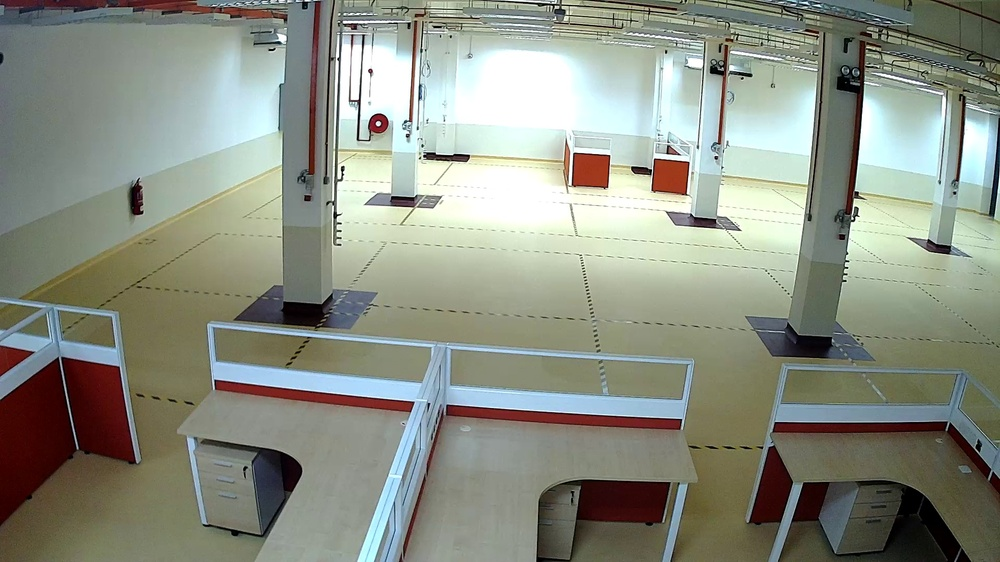
#> input picture dataset/Image.101.jpg, 1000 x 562 px, shrunk from 1920 x 1080 before the run; its folder holds 4 pictures in this run
$ python trainer.py
#> lines starting #> are read from the running program, lines starting #| are printed output that depends on the picture
import os
import cv2
import numpy as np
from PIL import Image

recognizer = cv2.face.LBPHFaceRecognizer_create()
path = 'dataset'

if not os.path.exists('./recognizer'):
    os.makedirs('./recognizer')


def getImagesWithID(path):
#> called with path = 'dataset'
  imagePaths = [os.path.join(path,f) for f in os.listdir(path)]
  faces = []
  IDs = []

  for imagePath in imagePaths:
    faceImg = Image.open(imagePath).convert('L')
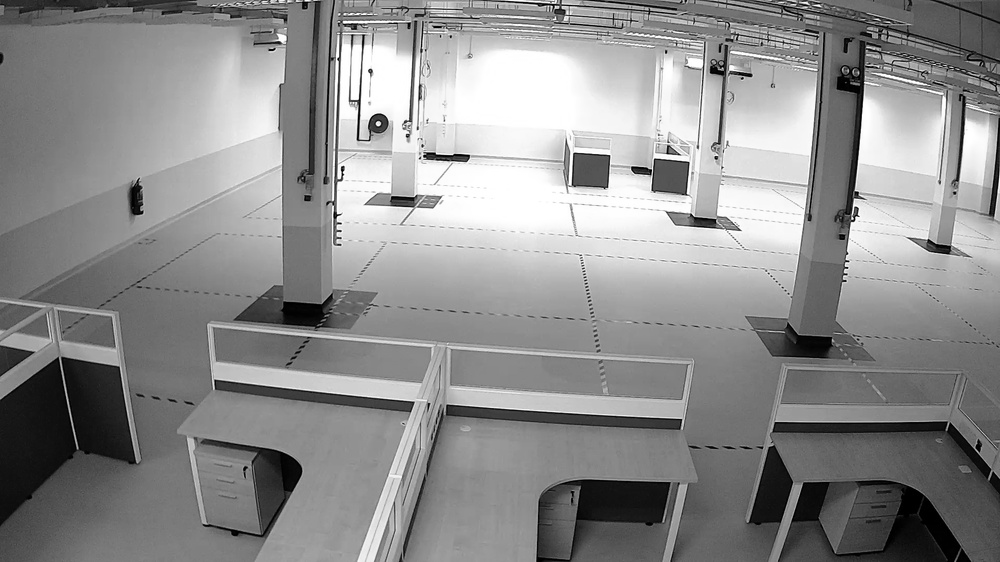
#> faceImg: PIL image 1000x562 L; min 0, max 255, mean 141.5
    faceNp = np.array(faceImg,'uint8')
    ID = int(os.path.split(imagePath)[-1].split('.')[1])
    faces.append(faceNp)
    IDs.append(ID)
    cv2.imshow("training",faceNp)
    cv2.waitKey(10)
#> pass 2 of the loop in getImagesWithID, `for imagePath in imagePaths:`:
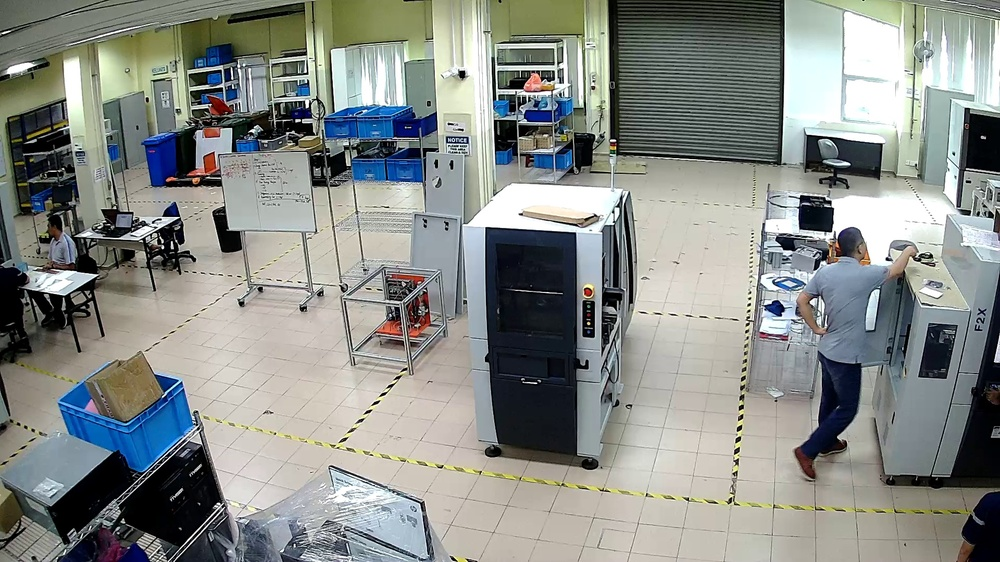
#> input picture dataset/Image.102.jpg, 1000 x 562 px, shrunk from 1920 x 1080 before the run
#> in getImagesWithID, `faceImg = Image.open(imagePath).convert('L')`:
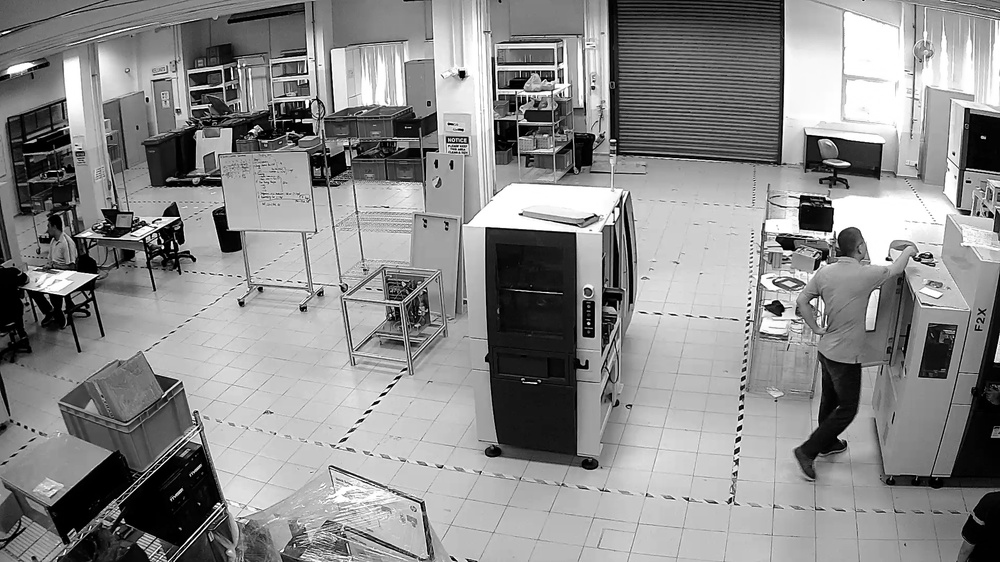
#> faceImg: PIL image 1000x562 L; min 0, max 255, mean 138.8
#> pass 3 of the loop in getImagesWithID, `for imagePath in imagePaths:`:
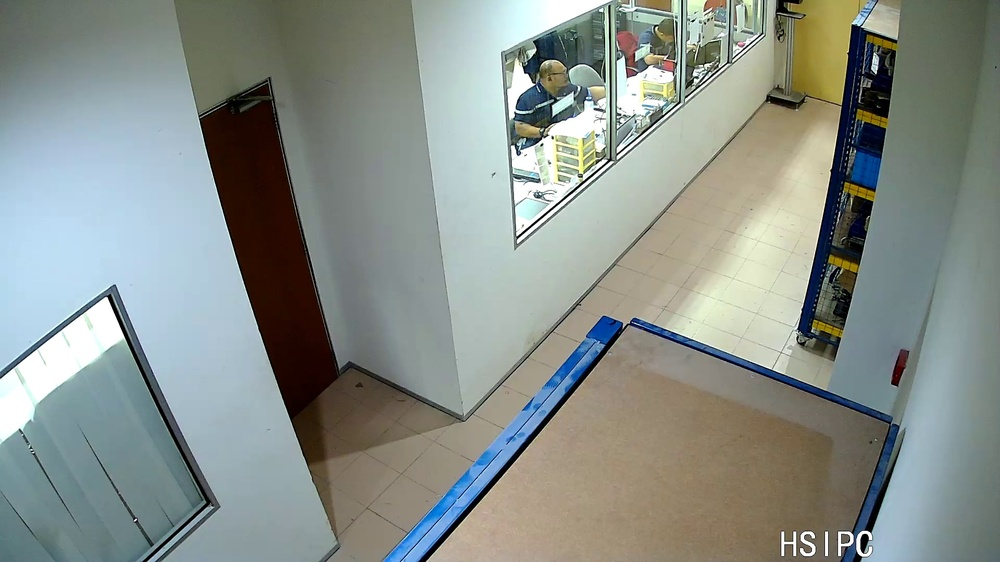
#> input picture dataset/Image.103.jpg, 1000 x 562 px, shrunk from 1920 x 1080 before the run
#> in getImagesWithID, `faceImg = Image.open(imagePath).convert('L')`:
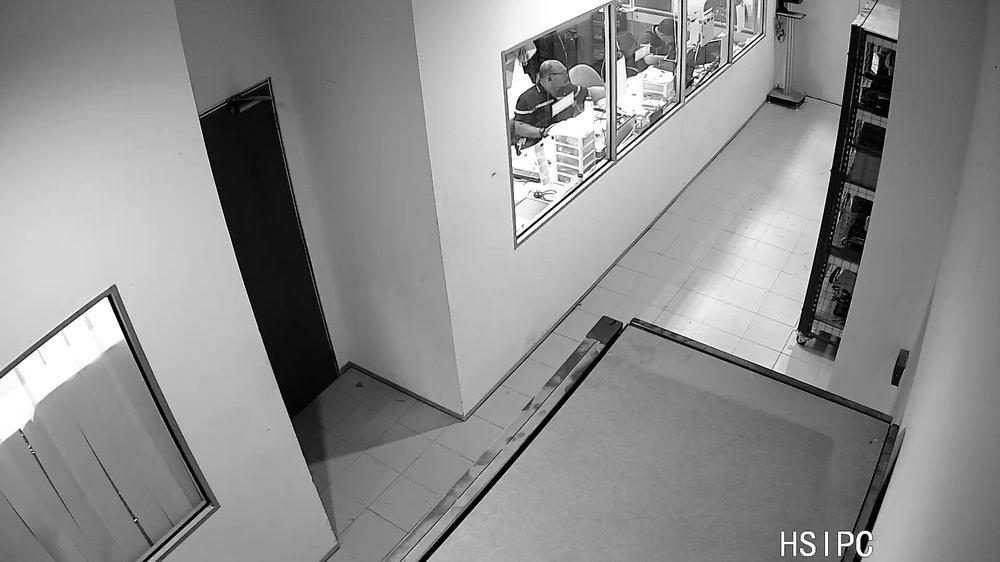
#> faceImg: PIL image 1000x562 L; min 0, max 255, mean 141.5
#> the loop made 4 passes; the first 3 are shown
  return np.array(IDs), faces

Ids, faces = getImagesWithID(path)
recognizer.train(faces,Ids)
recognizer.save('recognizer/trainingData.yml')
cv2.destroyAllWindows()
